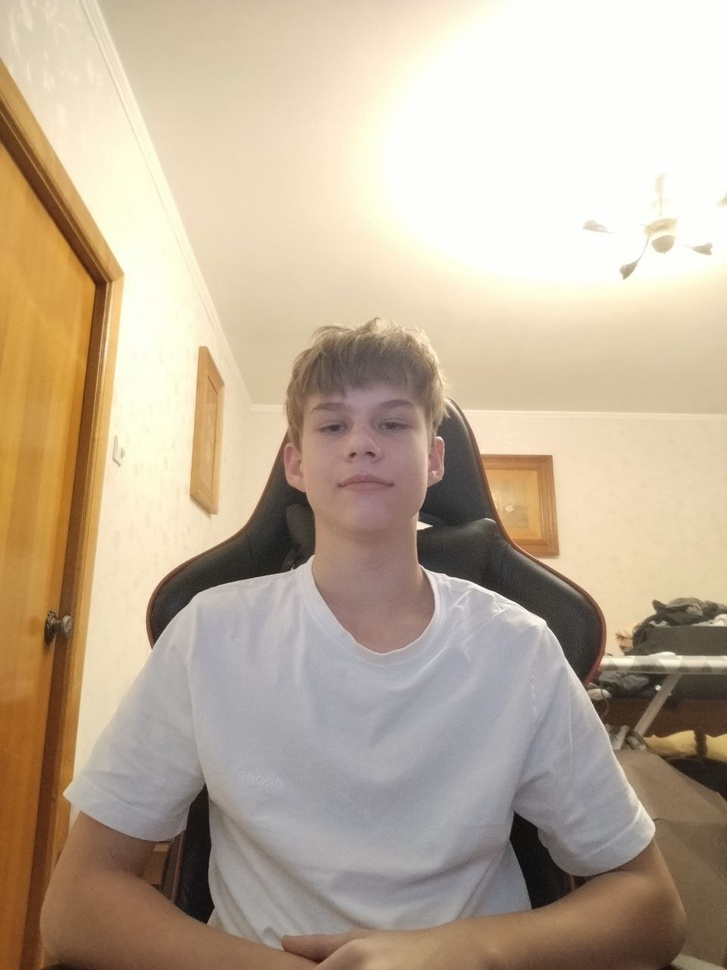
#> input picture 2.jpg, 727 x 970 px, shrunk from 960 x 1280 before the run, given in place of the camera
$ python CW_lesson7.py
#> lines starting #> are read from the running program, lines starting #| are printed output that depends on the picture; after the words box and inside, x2 and y2 are one past the last pixel; in counts of white or black regions, pixels touching at a corner belong together
import cv2
import numpy as np

cap = cv2.VideoCapture(0)

lower_red1 = np.array([0,100,100])
upper_red1 = np.array([10,255,255])

lower_red2 = np.array([160,100,100])
upper_red2 = np.array([180,255,255])

points = []


while True:
    ret, frame = cap.read()
#> frame is the input picture: shape (970, 727, 3); mean B, G, R 153, 173.9, 190.6
    if not ret:
        break


    frame = cv2.flip(frame, 1)
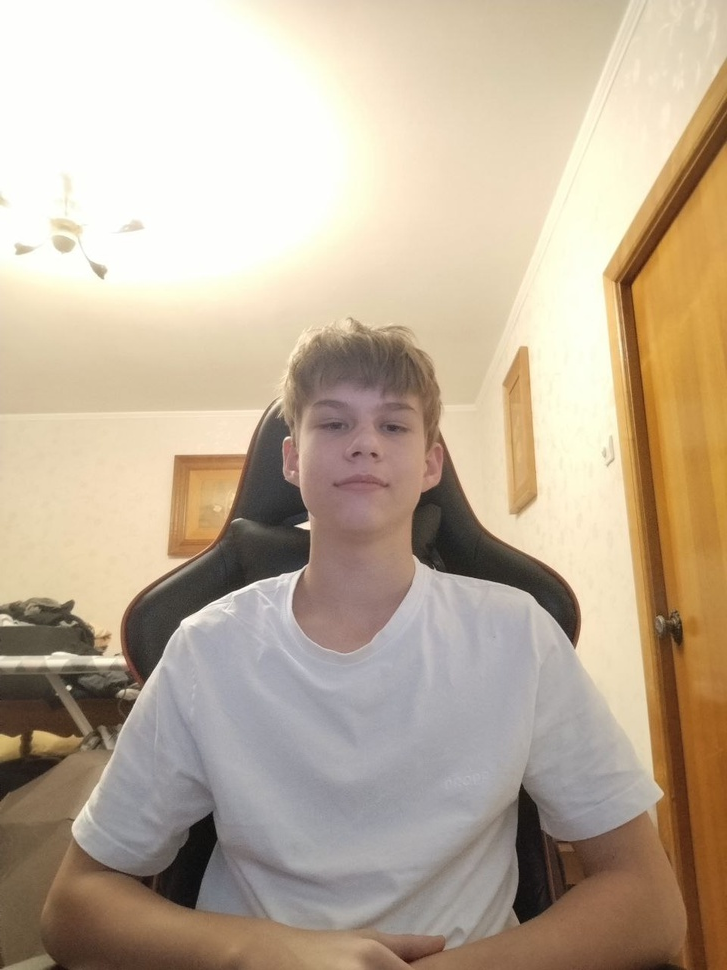
#> frame: shape (970, 727, 3); mean B, G, R 153, 173.9, 190.6
    hsv = cv2.cvtColor(frame, cv2.COLOR_BGR2HSV)
#> hsv: shape (970, 727, 3); mean H, S, V 36.6, 57, 191.3

    mask1 = cv2.inRange(hsv, lower_red1, upper_red1)
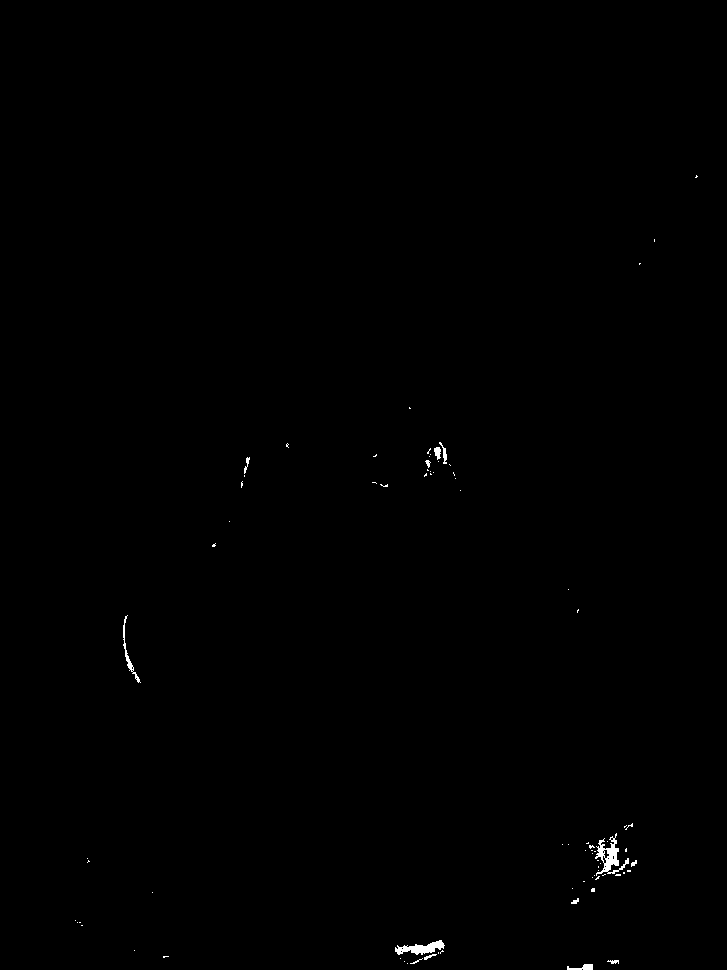
#> mask1: shape (970, 727); 0.24% white; 80 white regions (68 under 20 px), largest, box (x1, y1, x2, y2) and area: (595, 833, 629, 876) 501, (395, 940, 445, 955) 373, (123, 615, 141, 683) 174
    mask2 = cv2.inRange(hsv, lower_red2, upper_red2)
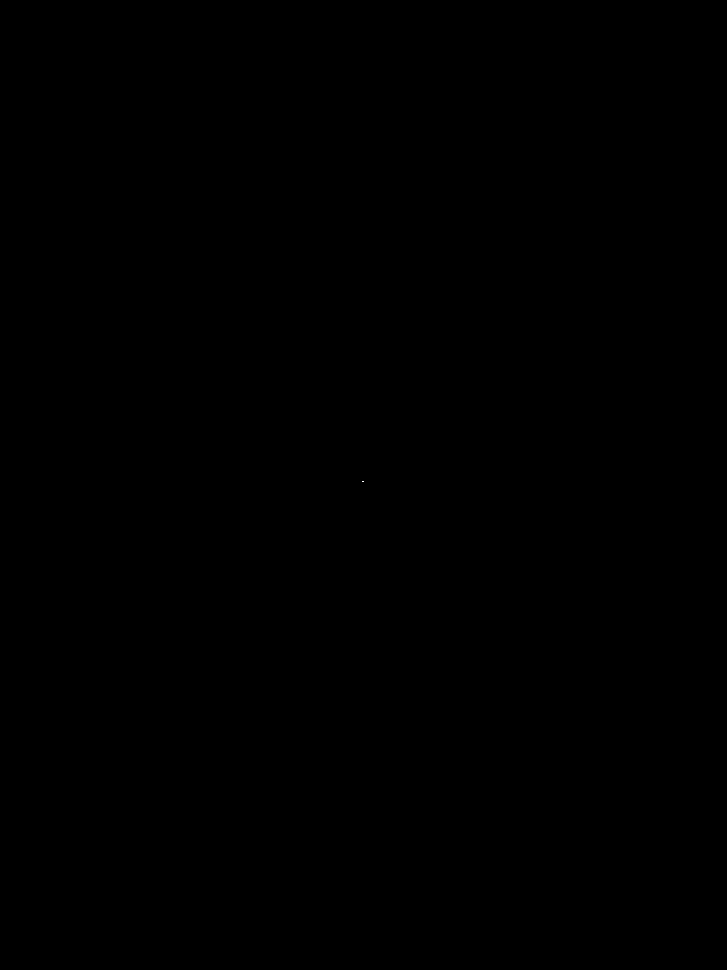
#> mask2: shape (970, 727); 0% white in thin lines or dots, all inside (x1, y1, x2, y2) = (362, 481, 364, 482)

    mask = cv2.bitwise_or(mask1, mask2)

#> (the run stopped early here; a loop or call above may not have finished)
